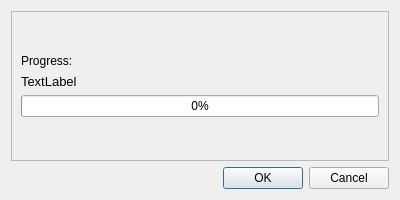
<?xml version="1.0" encoding="UTF-8"?>
<ui version="4.0">
 <class>ArchiveUnpackerDialog</class>
 <widget class="QDialog" name="ArchiveUnpackerDialog">
  <property name="geometry">
   <rect>
    <x>0</x>
    <y>0</y>
    <width>400</width>
    <height>200</height>
   </rect>
  </property>
  <property name="windowTitle">
   <string>Extracting Archive</string>
  </property>
  <layout class="QGridLayout" name="gridLayout">
   <item row="0" column="0">
    <widget class="QFrame" name="frame">
     <property name="frameShape">
      <enum>QFrame::StyledPanel</enum>
     </property>
     <property name="frameShadow">
      <enum>QFrame::Raised</enum>
     </property>
     <layout class="QGridLayout" name="gridLayout_2">
      <item row="0" column="0">
       <spacer name="verticalSpacer">
        <property name="orientation">
         <enum>Qt::Vertical</enum>
        </property>
        <property name="sizeHint" stdset="0">
         <size>
          <width>20</width>
          <height>40</height>
         </size>
        </property>
       </spacer>
      </item>
      <item row="2" column="0">
       <widget class="QLabel" name="label_label">
        <property name="font">
         <font>
          <pointsize>10</pointsize>
         </font>
        </property>
        <property name="text">
         <string>TextLabel</string>
        </property>
       </widget>
      </item>
      <item row="5" column="0">
       <spacer name="verticalSpacer_2">
        <property name="orientation">
         <enum>Qt::Vertical</enum>
        </property>
        <property name="sizeHint" stdset="0">
         <size>
          <width>20</width>
          <height>40</height>
         </size>
        </property>
       </spacer>
      </item>
      <item row="4" column="0">
       <widget class="QProgressBar" name="progress_bar">
        <property name="value">
         <number>0</number>
        </property>
       </widget>
      </item>
      <item row="1" column="0">
       <widget class="QLabel" name="current_activity_label">
        <property name="text">
         <string>Progress:</string>
        </property>
       </widget>
      </item>
     </layout>
    </widget>
   </item>
   <item row="1" column="0">
    <widget class="QDialogButtonBox" name="buttonBox">
     <property name="orientation">
      <enum>Qt::Horizontal</enum>
     </property>
     <property name="standardButtons">
      <set>QDialogButtonBox::Cancel|QDialogButtonBox::Ok</set>
     </property>
    </widget>
   </item>
  </layout>
 </widget>
 <resources/>
 <connections>
  <connection>
   <sender>buttonBox</sender>
   <signal>accepted()</signal>
   <receiver>ArchiveUnpackerDialog</receiver>
   <slot>accept()</slot>
   <hints>
    <hint type="sourcelabel">
     <x>224</x>
     <y>272</y>
    </hint>
    <hint type="destinationlabel">
     <x>157</x>
     <y>274</y>
    </hint>
   </hints>
  </connection>
  <connection>
   <sender>buttonBox</sender>
   <signal>rejected()</signal>
   <receiver>ArchiveUnpackerDialog</receiver>
   <slot>reject()</slot>
   <hints>
    <hint type="sourcelabel">
     <x>316</x>
     <y>260</y>
    </hint>
    <hint type="destinationlabel">
     <x>286</x>
     <y>274</y>
    </hint>
   </hints>
  </connection>
 </connections>
</ui>
